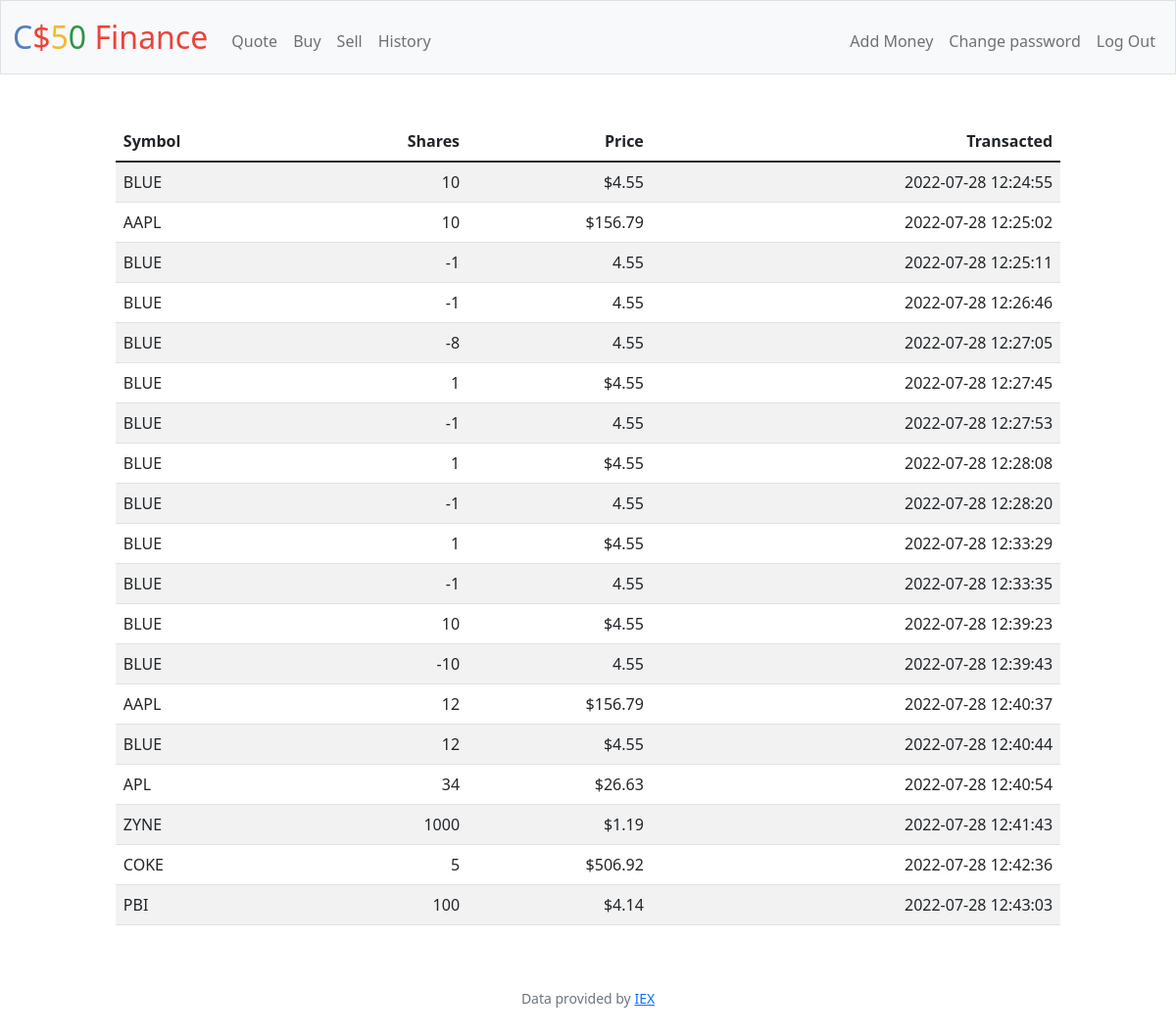
/history (signed in), run on the app's committed database.
### tables this page shows
CREATE TABLE history (id INTEGER NOT NULL, user_id_hst INTEGER NOT NULL, symbol_hst TEXT NOT NULL, name_hst TEXT, shares_hst INTEGER NOT NULL, price_hst INTEGER NOT NULL, date TEXT NOT NULL, type text, PRIMARY KEY(id), FOREIGN KEY(user_id_hst) REFERENCES users(id));

### app.py (the view)
@app.route("/history")
@login_required
def history():
    history = db.execute("SELECT * FROM history WHERE user_id_hst = ?", session["user_id"])
    return render_template("history.html", history = history)

### app.py (called while the page is built)
@app.after_request
def after_request(response):
    response.headers["Cache-Control"] = "no-cache, no-store, must-revalidate"
    response.headers["Expires"] = 0
    response.headers["Pragma"] = "no-cache"
    return response

### helpers.py (called while the page is built)
def login_required(f):
    @wraps(f)
    def decorated_function(*args, **kwargs):
        if session.get("user_id") is None:
            return redirect("/login")
        return f(*args, **kwargs)
    return decorated_function

### templates/history.html (shortened to what this page needs)
{% extends "layout.html" %}
{% block main %}
    <table class="table table-striped"  style="margin:auto; width: 82%; text-align:right">
        <thead>
            <tr>
                <th style="text-align:left">Symbol</th>
                <th>Shares</th>
                <th>Price</th>
                <th>Transacted</th>
            </tr>
        </thead>
        <tbody>
            <tr> {% for name in history %}
                <td style="text-align:left">{{ name.symbol_hst }} </td>
                <td>{{ name.type }}{{ name.shares_hst }}</td>
                <td>{{ name.price_hst }}</td>
                <td>{{ name.date }}</td>
            </tr>{% endfor %}
        </tbody>
    </table>
{% endblock %}

### templates/layout.html (shortened to what this page needs)
<!DOCTYPE html>
<html lang="en">
    <head>
        <link href="https://cdn.jsdelivr.net/npm/bootstrap@5.1.3/dist/css/bootstrap.min.css" rel="stylesheet">
        <link href="https://cdn.jsdelivr.net/npm/bootstrap@5.1.3/dist/css/bootstrap.min.css" rel="stylesheet">
        <link href="/static/styles.css" rel="stylesheet">
    </head>
    <body>
        <nav class="bg-light border navbar navbar-expand-md navbar-light">
            <div class="container-fluid">
                <a class="navbar-brand" href="/"><span class="blue">C</span><span class="red">$</span><span class="yellow">5</span><span class="green">0</span> <span class="red">Finance</span></a>
                <div class="collapse navbar-collapse" id="navbar">
                    {% if session["user_id"] %}
                        <ul class="navbar-nav me-auto mt-2">
                            <li class="nav-item"><a class="nav-link" href="/quote">Quote</a></li>
                            <li class="nav-item"><a class="nav-link" href="/buy">Buy</a></li>
                            <li class="nav-item"><a class="nav-link" href="/sell">Sell</a></li>
                            <li class="nav-item"><a class="nav-link" href="/history">History</a></li>
                        </ul>
                        <ul class="navbar-nav ms-auto mt-2">
                            <li class="nav-item"><a class="nav-link" href="/addMoney">Add Money</a></li>
                            <li class="nav-item"><a class="nav-link" href="/password">Change password</a></li>
                            <li class="nav-item"><a class="nav-link" href="/logout">Log Out</a></li>
                        </ul>
                    {% else %}
                        <ul class="navbar-nav ms-auto mt-2">
                            <li class="nav-item"><a class="nav-link" href="/register">Register</a></li>
                            <li class="nav-item"><a class="nav-link" href="/login">Log In</a></li>
                        </ul>
                    {% endif %}
                </div>
            </div>
        </nav>
        <main class="container-fluid py-5 text-center">
            {% block main %}{% endblock %}
        </main>
        <footer class="mb-5 small text-center text-muted">
            Data provided by <a href="https://iexcloud.io/">IEX</a>
        </footer>
    </body>
</html>

### static/styles.css (style rules this page uses)
nav .navbar-brand { font-size: xx-large; }
nav .navbar-brand .blue { color: #537fbe; }
nav .navbar-brand .red { color: #ea433b; }
nav .navbar-brand .yellow { color: #f5b82e; }
nav .navbar-brand .green { color: #2e944b; }

### data on the page
history: symbol_hst "BLUE", shares_hst "10", price_hst "$4.55", date "2022-07-28 12:24:55"
history: symbol_hst "AAPL", shares_hst "10", price_hst "$156.79", date "2022-07-28 12:25:02"
history: symbol_hst "BLUE", type "-", shares_hst "1", price_hst "4.55", date "2022-07-28 12:25:11"
history: symbol_hst "BLUE", type "-", shares_hst "1", price_hst "4.55", date "2022-07-28 12:26:46"
history: symbol_hst "BLUE", type "-", shares_hst "8", price_hst "4.55", date "2022-07-28 12:27:05"
history: symbol_hst "BLUE", shares_hst "1", price_hst "$4.55", date "2022-07-28 12:27:45"
history: symbol_hst "BLUE", type "-", shares_hst "1", price_hst "4.55", date "2022-07-28 12:27:53"
history: symbol_hst "BLUE", shares_hst "1", price_hst "$4.55", date "2022-07-28 12:28:08"
history: symbol_hst "BLUE", type "-", shares_hst "1", price_hst "4.55", date "2022-07-28 12:28:20"
history: symbol_hst "BLUE", shares_hst "1", price_hst "$4.55", date "2022-07-28 12:33:29"
history: symbol_hst "BLUE", type "-", shares_hst "1", price_hst "4.55", date "2022-07-28 12:33:35"
history: symbol_hst "BLUE", shares_hst "10", price_hst "$4.55", date "2022-07-28 12:39:23"
history: symbol_hst "BLUE", type "-", shares_hst "10", price_hst "4.55", date "2022-07-28 12:39:43"
history: symbol_hst "AAPL", shares_hst "12", price_hst "$156.79", date "2022-07-28 12:40:37"
history: symbol_hst "BLUE", shares_hst "12", price_hst "$4.55", date "2022-07-28 12:40:44"
history: symbol_hst "APL", shares_hst "34", price_hst "$26.63", date "2022-07-28 12:40:54"
history: symbol_hst "ZYNE", shares_hst "1000", price_hst "$1.19", date "2022-07-28 12:41:43"
history: symbol_hst "COKE", shares_hst "5", price_hst "$506.92", date "2022-07-28 12:42:36"
history: symbol_hst "PBI", shares_hst "100", price_hst "$4.14", date "2022-07-28 12:43:03"
